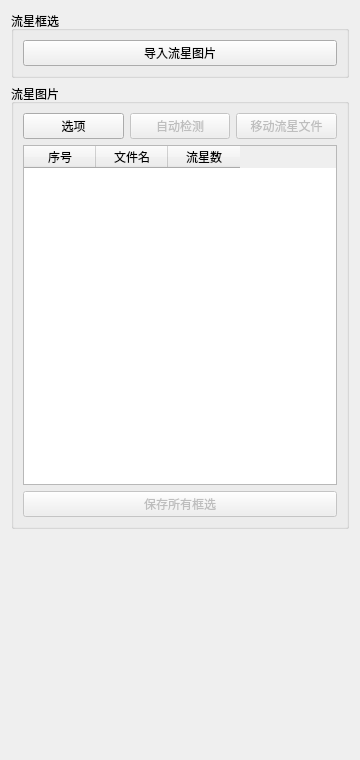
          <widget class="QWidget" name="widgetMeteorSelectionSidePanel">
           <property name="geometry">
            <rect>
             <x>0</x>
             <y>0</y>
             <width>360</width>
             <height>760</height>
            </rect>
           </property>
           <layout class="QVBoxLayout" name="verticalLayoutMeteorSelectionSidePanel">
            <item>
             <widget class="QGroupBox" name="groupBoxMeteorSelectionControls">
              <property name="title">
               <string>流星框选</string>
              </property>
              <layout class="QVBoxLayout" name="verticalLayoutMeteorSelectionControls">
               <item>
                <widget class="QPushButton" name="pushButtonImportMeteorImages">
                 <property name="text">
                  <string>导入流星图片</string>
                 </property>
                </widget>
               </item>
              </layout>
             </widget>
            </item>
            <item>
             <widget class="QGroupBox" name="groupBoxMeteorSelectionImages">
              <property name="title">
               <string>流星图片</string>
              </property>
              <property name="minimumSize">
               <size>
                <width>0</width>
                <height>430</height>
               </size>
              </property>
              <layout class="QVBoxLayout" name="verticalLayoutMeteorSelectionImages">
               <item>
                <layout class="QHBoxLayout" name="horizontalLayoutMeteorDetectionActions">
                 <item>
                  <widget class="QPushButton" name="pushButtonMeteorDetectionOptions">
                   <property name="toolTip">
                    <string>设置流星自动检测引擎位置和检测参数。</string>
                   </property>
                   <property name="text">
                    <string>选项</string>
                   </property>
                  </widget>
                 </item>
                 <item>
                  <widget class="QPushButton" name="pushButtonAutoDetectMeteors">
                   <property name="enabled">
                    <bool>false</bool>
                   </property>
                   <property name="toolTip">
                    <string>等待流星检测引擎就绪。</string>
                   </property>
                   <property name="text">
                    <string>自动检测</string>
                   </property>
                  </widget>
                 </item>
                 <item>
                  <widget class="QPushButton" name="pushButtonMoveMeteorFiles">
                   <property name="enabled">
                    <bool>false</bool>
                   </property>
                   <property name="toolTip">
                    <string>把所有已有流星框选的图片及其同目录关联 JSON 移动到指定文件夹。</string>
                   </property>
                   <property name="text">
                    <string>移动流星文件</string>
                   </property>
                  </widget>
                 </item>
                </layout>
               </item>
               <item>
                <widget class="QTableWidget" name="tableWidgetMeteorSelectionImages">
                 <property name="minimumSize">
                  <size>
                   <width>0</width>
                   <height>340</height>
                  </size>
                 </property>
                 <property name="alternatingRowColors">
                  <bool>true</bool>
                 </property>
                 <property name="selectionMode">
                  <enum>QAbstractItemView::SingleSelection</enum>
                 </property>
                 <property name="selectionBehavior">
                  <enum>QAbstractItemView::SelectRows</enum>
                 </property>
                 <property name="verticalScrollMode">
                  <enum>QAbstractItemView::ScrollPerPixel</enum>
                 </property>
                 <property name="rowCount">
                  <number>0</number>
                 </property>
                 <property name="columnCount">
                  <number>3</number>
                 </property>
                 <attribute name="horizontalHeaderCascadingSectionResizes">
                  <bool>false</bool>
                 </attribute>
                 <attribute name="horizontalHeaderDefaultSectionSize">
                  <number>72</number>
                 </attribute>
                 <attribute name="horizontalHeaderMinimumSectionSize">
                  <number>40</number>
                 </attribute>
                 <attribute name="verticalHeaderVisible">
                  <bool>false</bool>
                 </attribute>
                 <column>
                  <property name="text">
                   <string>序号</string>
                  </property>
                 </column>
                 <column>
                  <property name="text">
                   <string>文件名</string>
                  </property>
                 </column>
                 <column>
                  <property name="text">
                   <string>流星数</string>
                  </property>
                 </column>
                </widget>
               </item>
               <item>
                <widget class="QPushButton" name="pushButtonSaveAllMeteorBoxes">
                 <property name="enabled">
                  <bool>false</bool>
                 </property>
                 <property name="toolTip">
                  <string>保存所有当前框选；若已删除某张图片的最后一个框，则删除其同目录 Meteor JSON。</string>
                 </property>
                 <property name="text">
                  <string>保存所有框选</string>
                 </property>
                </widget>
               </item>
              </layout>
             </widget>
            </item>
            <item>
             <spacer name="verticalSpacerMeteorSelectionSidePanel">
              <property name="orientation">
               <enum>Qt::Vertical</enum>
              </property>
              <property name="sizeHint" stdset="0">
               <size>
                <width>20</width>
                <height>40</height>
               </size>
              </property>
             </spacer>
            </item>
           </layout>
          </widget>
